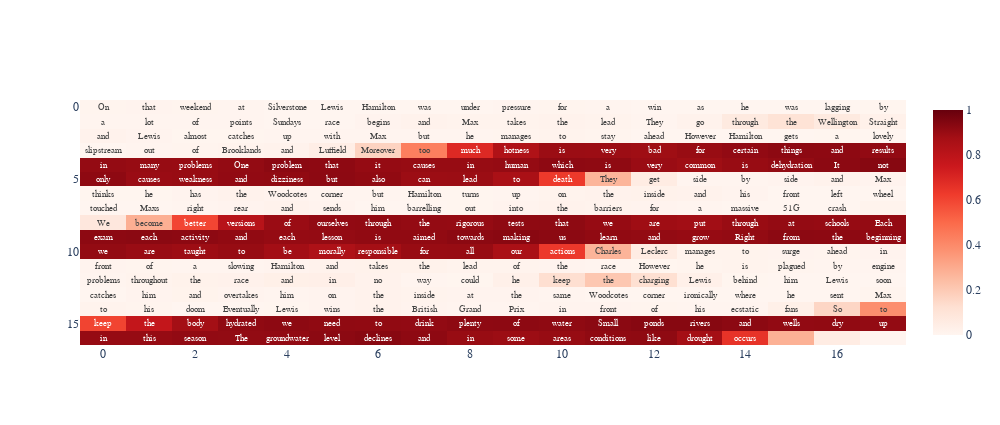

The code cell stored with this chart in its notebook:
### Code cell
fig.show() # Hover over the plagiarised portions to see the source

### Figure 1 — Plotly figure (JSON) as saved in the notebook; plotly's stock layout.template omitted (floating-point values rounded to 4 significant figures; data arrays with more than 128 entries replaced by an {"elided": "..."} marker saying what was removed)
{"data": [{"colorscale": [[0, "rgb(255,245,240)"], [0.125, "rgb(254,224,210)"], [0.25, "rgb(252,187,161)"], [0.375, "rgb(252,146,114)"], [0.5, "rgb(251,106,74)"], [0.625, "rgb(239,59,44)"], [0.75, "rgb(203,24,29)"], [0.875, "rgb(165,15,21)"], [1, "rgb(103,0,13)"]], "customdata": {"elided": "17x18 str values"}, "dx": 1, "hovertemplate": "%{customdata} <br><b>Score:%{z:.3f}<extra></extra>", "text": {"elided": "17 rows, 305 str values in total"}, "textfont": {"size": 9}, "texttemplate": "%{text}", "type": "heatmap", "x0": 0, "z": {"elided": "17x18 float values"}, "zmax": 1, "zmin": 0}], "layout": {"font": {"family": "sans-serif"}, "height": 425, "width": 1000, "yaxis": {"autorange": "reversed"}}}
